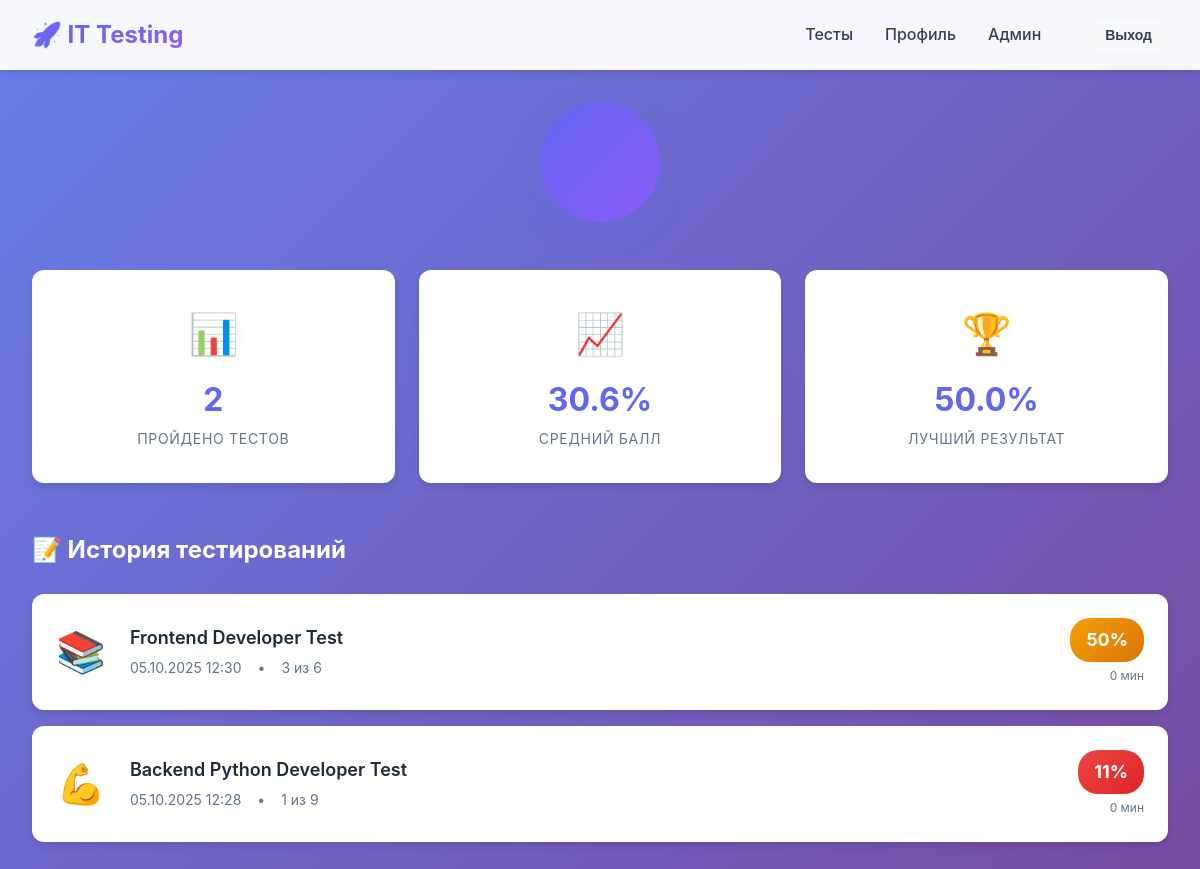
/profile/ (signed in), run on the app's committed database.
### myapp/models.py (models this page shows, shortened)
class TestResult(models.Model):
    test = models.ForeignKey(Test, on_delete=models.CASCADE, verbose_name="Тест")
    user = models.ForeignKey(
        User,
        on_delete=models.SET_NULL,
        null=True,
        blank=True,
        verbose_name="Пользователь"
    )
    candidate_name = models.CharField(
        max_length=200,
        blank=True,
        verbose_name="Имя кандидата"
    )
    score = models.IntegerField(verbose_name="Количество правильных ответов")
    total_questions = models.IntegerField(verbose_name="Всего вопросов")
    timestamp = models.DateTimeField(auto_now_add=True, verbose_name="Дата и время прохождения")
    time_spent_minutes = models.IntegerField(
        default=0,
        verbose_name="Затрачено времени (минуты)"
    )
    class Meta:
        verbose_name = "Результат теста"
        verbose_name_plural = "Результаты тестов"
        ordering = ['-timestamp']
    @property
    def percentage_score(self):
        if self.total_questions > 0:
            return round((self.score / self.total_questions) * 100, 2)
        return 0

class Test(models.Model):
    SPECIALIZATION_CHOICES = (
        ('backend', 'Backend'),
        ('frontend', 'Frontend'),
        ('qa', 'QA'),
        ('fullstack', 'Fullstack'),
        ('devops', 'DevOps'),
    )
    title = models.CharField(max_length=200, verbose_name="Название теста")
    description = models.TextField(verbose_name="Описание")
    specialization = models.CharField(
        max_length=50,
        choices=SPECIALIZATION_CHOICES,
        default='backend',
        verbose_name="Специализация"
    )
    time_limit_minutes = models.IntegerField(default=60, verbose_name="Лимит времени (минуты)")
    created_at = models.DateTimeField(auto_now_add=True, verbose_name="Дата создания")
    is_active = models.BooleanField(default=True, verbose_name="Активен")
    class Meta:
        verbose_name = "Тест"
        verbose_name_plural = "Тесты"
        ordering = ['-created_at']

### myapp/views.py (the view)
# urls.py: path('profile/', views.profile, name='profile'),
@login_required
def profile(request):
    results = TestResult.objects.filter(user=request.user).order_by('-timestamp')
    stats = {
        'total_tests': results.count(),
        'avg_score': 0,
        'best_score': 0
    }
    if results.exists():
        scores = [r.percentage_score for r in results]
        stats['avg_score'] = round(sum(scores) / len(scores), 1)
        stats['best_score'] = max(scores)
    return render(request, 'myapp/profile.html', {
        'results': results,
        'stats': stats
    })

### myapp/templates/myapp/profile.html (shortened to what this page needs)
{% extends 'myapp/base.html' %}
{% load static %}
{% block extra_css %}
<link rel="stylesheet" href="{% static 'myapp/css/profile.css' %}">
{% endblock %}
{% block content %}
<div class="container">
    <div class="profile-header">
        <div class="profile-avatar">
        </div>
    </div>
    <div class="stats-grid">
        <div class="stat-card">
            <div class="stat-icon">📊</div>
            <span class="stat-value">{{ stats.total_tests }}</span>
            <span class="stat-label">Пройдено тестов</span>
        </div>
        <div class="stat-card">
            <div class="stat-icon">📈</div>
            <span class="stat-value">{{ stats.avg_score }}%</span>
            <span class="stat-label">Средний балл</span>
        </div>
        <div class="stat-card">
            <div class="stat-icon">🏆</div>
            <span class="stat-value">{{ stats.best_score }}%</span>
            <span class="stat-label">Лучший результат</span>
        </div>
    </div>
    <h2 class="section-title">
        📝 История тестирований
    </h2>
    {% if results %}
        <div class="results-list">
            {% for result in results %}
            <div class="result-item">
                <div class="result-icon">
                    {% if result.percentage_score >= 80 %}🎉
                    {% elif result.percentage_score >= 60 %}👍
                    {% elif result.percentage_score >= 40 %}📚
                    {% else %}💪
                    {% endif %}
                </div>
                <div class="result-info">
                    <h3>{{ result.test.title }}</h3>
                    <div class="result-meta">
                        <span>{{ result.timestamp|date:"d.m.Y H:i" }}</span>
                        <span>•</span>
                        <span>{{ result.score }} из {{ result.total_questions }}</span>
                    </div>
                </div>
                <div class="result-score">
                    <div class="score-badge
                        {% if result.percentage_score >= 80 %}score-excellent
                        {% elif result.percentage_score >= 60 %}score-good
                        {% elif result.percentage_score >= 40 %}score-average
                        {% else %}score-poor
                        {% endif %}">
                        {{ result.percentage_score|floatformat:0 }}%
                    </div>
                    <div class="result-date">
                        {{ result.time_spent_minutes }} мин
                    </div>
                </div>
            </div>
            {% endfor %}
        </div>
    {% endif %}
</div>
{% endblock %}

### myapp/static/myapp/css/profile.css (style rules this page uses)
.profile-header { text-align: center; margin-bottom: 3rem; }
.profile-avatar { width: 120px; height: 120px; background: linear-gradient(135deg, var(--primary), var(--secondary)); border-radius: 50%; display: flex; align-items: center; justify-content: center; font-size: 3rem; margin: 0 auto 1rem; color: white; box-shadow: 0 10px 30px rgba(99, 102, 241, 0.3); }
.stats-grid { display: grid; grid-template-columns: repeat(auto-fit, minmax(200px, 1fr)); gap: 1.5rem; margin-bottom: 3rem; }
.stat-card { background: white; border-radius: 12px; padding: 2rem; text-align: center; box-shadow: 0 4px 6px rgba(0, 0, 0, 0.1); transition: transform 0.3s; }
.stat-icon { font-size: 2.5rem; margin-bottom: 0.5rem; }
.stat-value { font-size: 2rem; font-weight: 700; color: var(--primary); display: block; }
.stat-label { color: var(--text-light); font-size: 0.875rem; text-transform: uppercase; letter-spacing: 0.05em; }
.section-title { color: white; font-size: 1.5rem; font-weight: 700; margin-bottom: 1.5rem; display: flex; align-items: center; gap: 0.5rem; }
.results-list { display: grid; gap: 1rem; }
.result-item { background: white; border-radius: 12px; padding: 1.5rem; display: grid; grid-template-columns: auto 1fr auto; gap: 1.5rem; align-items: center; box-shadow: 0 4px 6px rgba(0, 0, 0, 0.1); transition: all 0.3s; }
.result-icon { font-size: 2.5rem; }
.result-info h3 { font-size: 1.125rem; font-weight: 600; color: var(--dark); margin-bottom: 0.25rem; }
.result-meta { display: flex; gap: 1rem; color: var(--text-light); font-size: 0.875rem; }
.result-score { text-align: right; }
.score-badge { display: inline-block; padding: 0.5rem 1rem; border-radius: 20px; font-weight: 700; font-size: 1.125rem; margin-bottom: 0.25rem; }
.score-average { background: linear-gradient(135deg, #f59e0b, #d97706); color: white; }
.score-poor { background: linear-gradient(135deg, #ef4444, #dc2626); color: white; }
.result-date { font-size: 0.75rem; color: var(--text-light); }

### myapp/templates/myapp/base.html (style rules this page uses)
* { margin: 0; padding: 0; box-sizing: border-box; }
:root { --primary: #6366f1; --primary-dark: #4f46e5; --secondary: #8b5cf6; --success: #10b981; --danger: #ef4444; --warning: #f59e0b; --dark: #1e293b; --light: #f8fafc; --border: #e2e8f0; --text: #334155; --text-light: #64748b; }
body { font-family: -apple-system, BlinkMacSystemFont, 'Segoe UI', Roboto, Oxygen, Ubuntu, Cantarell, sans-serif; background: linear-gradient(135deg, #667eea 0%, #764ba2 100%); min-height: 100vh; color: var(--text); line-height: 1.6; }
.container { max-width: 1200px; margin: 0 auto; padding: 2rem; }

### data on the page
TestResult: test "Frontend Developer Test", timestamp "05.10.2025 12:30", score "3", total_questions "6", percentage_score "50", time_spent_minutes "0"
TestResult: test "Backend Python Developer Test", timestamp "05.10.2025 12:28", score "1", total_questions "9", percentage_score "11", time_spent_minutes "0"

### other printed values
{{ stats.total_tests }} "2"
{{ stats.avg_score }} "30.6"
{{ stats.best_score }} "50.0"
